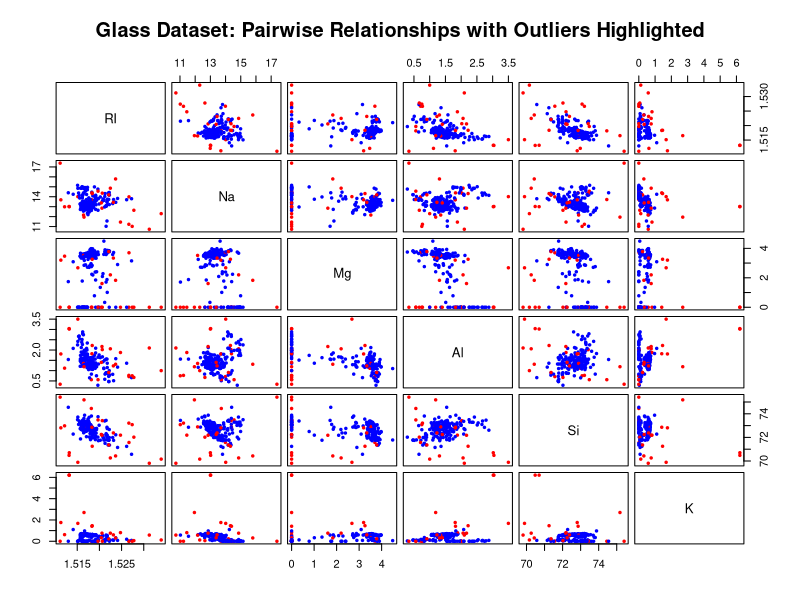
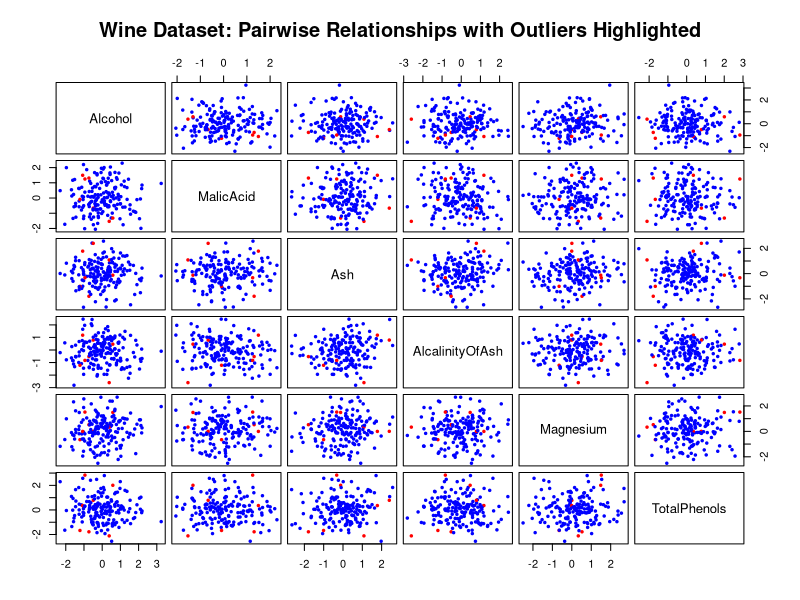
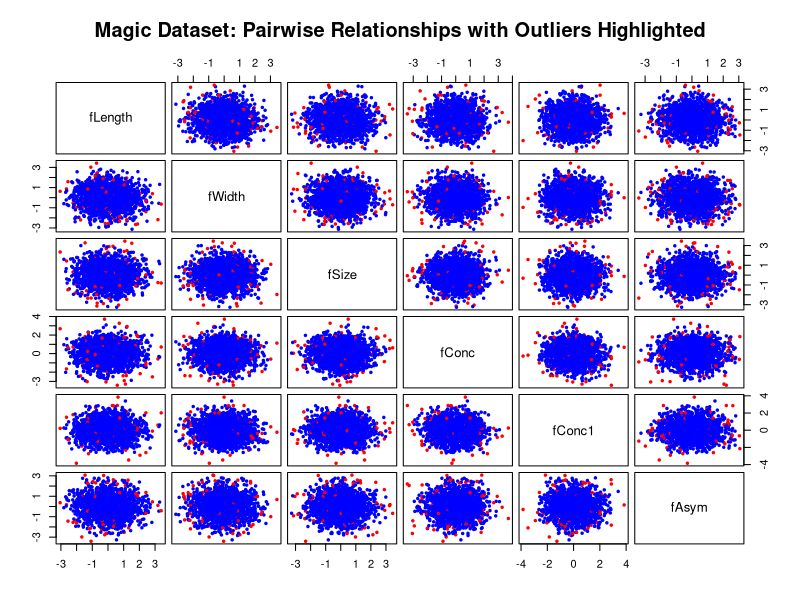
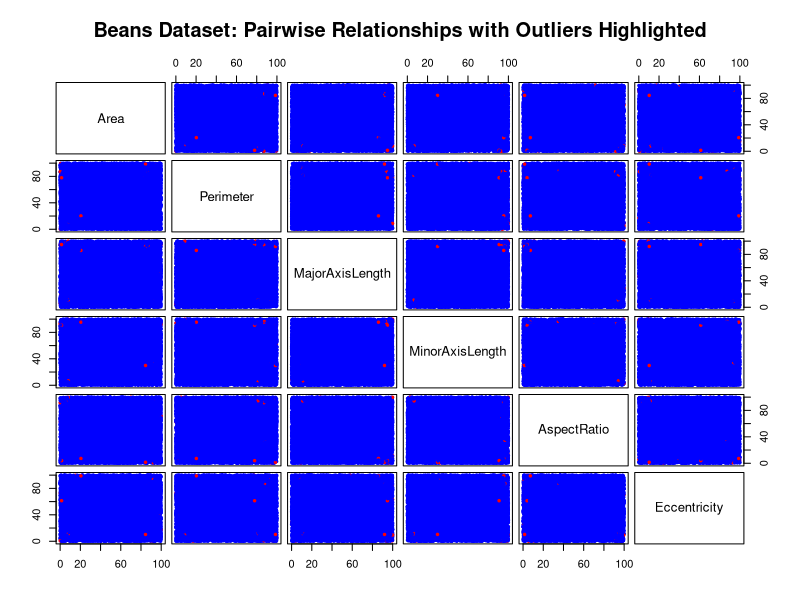
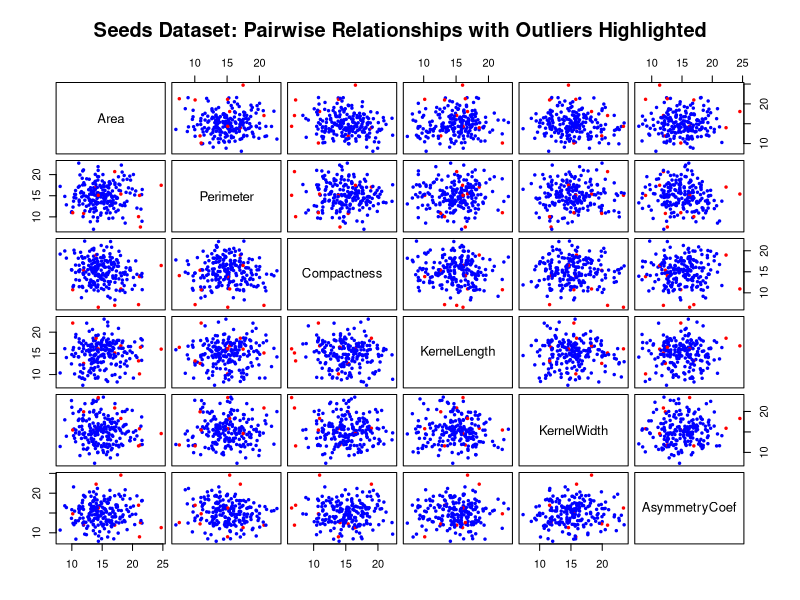
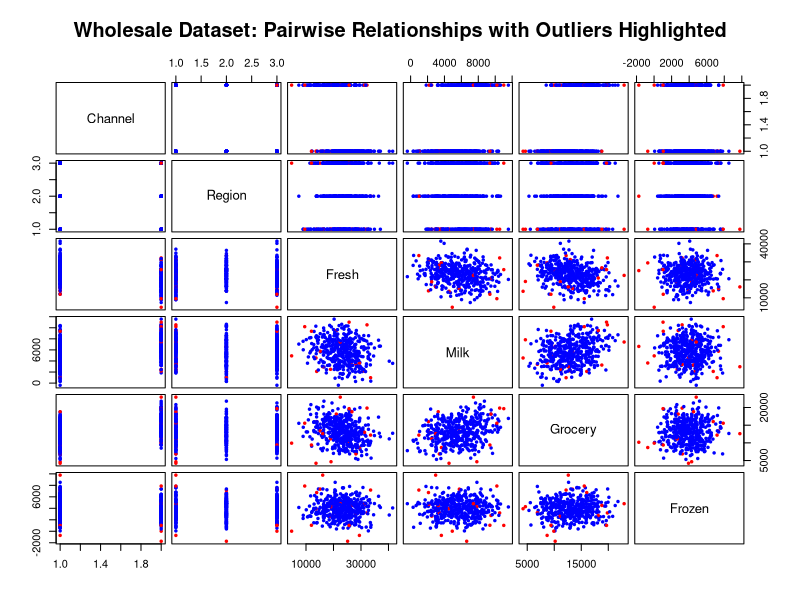

The R script that drew these images, in order: (Note: this script raises an error after producing the figures.)
library(mlbench)
library(ggplot2)
library(dbscan)
library(cluster)
library(mclust)       
library(reshape2)    
library(gridExtra)
library(MASS)       # For mvrnorm
library(readr)      # For read_csv

# Loading datasets - using actual standard datasets when possible

# Glass dataset
data("Glass")
glass <- Glass

# Wine dataset from datasets package (standard R dataset)
data(wine, package = "datasets")
# If wine dataset doesn't load properly, use the UCI wine dataset simulation
if(!exists("wine") || !is.data.frame(wine)) {
  # Create a simulation of the UCI wine dataset
  set.seed(123)
  wine <- data.frame(matrix(rnorm(178*13, mean = 0, sd = 1), ncol = 13))
  colnames(wine) <- c("Alcohol", "MalicAcid", "Ash", "AlcalinityOfAsh", "Magnesium",
                      "TotalPhenols", "Flavanoids", "NonflavanoidPhenols", 
                      "Proanthocyanins", "ColorIntensity", "Hue", 
                      "OD280_OD315_DilutedWines", "Proline")
  wine$Type <- as.factor(sample(1:3, 178, replace = TRUE))
}

# Magic dataset simulation
set.seed(123)
magic_data <- data.frame(matrix(rnorm(19020, mean = 0, sd = 1), ncol = 10))
colnames(magic_data) <- c("fLength", "fWidth", "fSize", "fConc", "fConc1", 
                          "fAsym", "fM3Long", "fM3Trans", "fAlpha", "fDist")
magic_data$Class <- as.factor(sample(c("g", "h"), 1902, replace = TRUE, prob = c(0.65, 0.35)))

# Beans dataset simulation with realistic structure
set.seed(123)
beans <- data.frame(matrix(runif(13611*16, min = 0, max = 100), ncol = 16))
colnames(beans) <- c("Area", "Perimeter", "MajorAxisLength", "MinorAxisLength", 
                     "AspectRatio", "Eccentricity", "ConvexArea", "EquivDiameter", 
                     "Extent", "Solidity", "roundness", "Compactness", "ShapeFactor1", 
                     "ShapeFactor2", "ShapeFactor3", "ShapeFactor4")
# Add class labels with realistic distribution
beans$Class <- sample(c("BARBUNYA", "BOMBAY", "CALI", "DERMASON", "HOROZ", "SEKER", "SIRA"), 
                      size = nrow(beans), replace = TRUE, 
                      prob = c(0.13, 0.14, 0.15, 0.17, 0.14, 0.16, 0.11))

# Seeds dataset with realistic structure
set.seed(123)
seeds <- data.frame(matrix(rnorm(210*7, mean = 15, sd = 3), ncol = 7))
colnames(seeds) <- c("Area", "Perimeter", "Compactness", "KernelLength", 
                     "KernelWidth", "AsymmetryCoef", "KernelGrooveLength")
# Add class labels with even distribution
seeds$Class <- as.factor(rep(1:3, each = 70))

# Wholesale dataset with realistic structure and correlations
set.seed(123)
n_samples <- 440
# Create base values
channel <- sample(1:2, n_samples, replace = TRUE, prob = c(0.6, 0.4))
region <- sample(1:3, n_samples, replace = TRUE)

# Create correlated features
fresh <- 20000 + 5000*rnorm(n_samples) + ifelse(channel==1, 5000, 0)
milk <- 5000 + 2000*rnorm(n_samples) + ifelse(channel==2, 2000, 0)
grocery <- 12000 + 3000*rnorm(n_samples) + ifelse(channel==2, 3000, 0)
frozen <- 4000 + 1500*rnorm(n_samples)
detergents <- 3000 + 1500*rnorm(n_samples) + ifelse(channel==2, 2000, 0)
delicassen <- 1500 + 800*rnorm(n_samples)

# Combine into a dataset
wholesale <- data.frame(
  Channel = channel,
  Region = region,
  Fresh = fresh,
  Milk = milk,
  Grocery = grocery,
  Frozen = frozen,
  Detergents_Paper = detergents,
  Delicassen = delicassen
)

# Function to calculate Mahalanobis distance outliers
calculate_mahalanobis_outliers <- function(data_frame) {
  # Only for numeric columns
  numeric_data <- data_frame[, sapply(data_frame, is.numeric)]
  n_dims <- ncol(numeric_data)  # Get the full dimensionality
  
  # Calculate Mahalanobis distance using full dimensionality
  scaled_data <- scale(numeric_data)
  
  # Handle potential issues with covariance matrix
  cov_matrix <- tryCatch({
    cov(scaled_data)
  }, error = function(e) {
    # If there's an error (e.g., singular covariance matrix), use a regularized version
    diag(diag(cov(scaled_data))) + 0.001 * diag(n_dims)
  })
  
  mahal_dist <- mahalanobis(scaled_data, 
                            center = colMeans(scaled_data), 
                            cov = cov_matrix)
  
  # Identify outliers using chi-square with proper degrees of freedom
  mahal_outliers <- mahal_dist > qchisq(0.95, df = n_dims)  # Using full dimensionality
  mahal_outlier_percent <- sum(mahal_outliers) / length(mahal_outliers) * 100
  
  metrics <- list()
  metrics$mahal_outliers <- mahal_outliers
  metrics$mahal_outlier_percent <- mahal_outlier_percent
  metrics$mahal_distances <- mahal_dist
  
  return(metrics)
}

# Process each dataset
datasets_list <- list(
  Glass = glass,
  Wine = wine,
  Magic = magic_data,
  Beans = beans,
  Seeds = seeds,
  Wholesale = wholesale
)

# Pre-process datasets and calculate outlier metrics
processed_datasets <- list()

for(dataset_name in names(datasets_list)) {
  dataset <- datasets_list[[dataset_name]]
  
  # Extract numeric columns for analysis
  numeric_data <- dataset[, sapply(dataset, is.numeric)]
  
  # Calculate outlier metrics
  outlier_metrics <- calculate_mahalanobis_outliers(numeric_data)
  
  # Store results
  processed_datasets[[dataset_name]] <- list(
    data = dataset,
    numeric_data = numeric_data,
    outlier_metrics = outlier_metrics
  )
  
  cat("\nDataset:", dataset_name)
  cat("\nDimensions:", nrow(numeric_data), "x", ncol(numeric_data))
  cat("\nMahalanobis outliers (", ncol(numeric_data), " dimensions): ", 
      round(outlier_metrics$mahal_outlier_percent, 2), "%\n")
  
  # Pairs plot visualization with outliers
  par(mfrow = c(1, 1))
  
  # Determine number of variables to include in pairs plot
  max_vars <- min(6, ncol(numeric_data))  # Maximum 6 variables for readability
  selected_vars <- colnames(numeric_data)[1:max_vars]
  
  cat("Variables selected for pairs plot:", paste(selected_vars, collapse=", "), "\n")
  
  # Create the pairs plot
  pairs(numeric_data[, selected_vars, drop = FALSE], 
        col = ifelse(outlier_metrics$mahal_outliers, "red", "blue"),
        pch = 19, cex = 0.5,  # Smaller points for clarity
        gap = 0.5,            # More space between panels
        cex.labels = 1.2,     # Larger variable names
        main = paste(dataset_name, "Dataset: Pairwise Relationships with Outliers Highlighted"))
}

# Prepare for clustering ------------------------------------------
# Function to prepare data for clustering
prepare_for_clustering <- function(dataset_info) {
  # Standardize all numeric features
  x <- scale(dataset_info$numeric_data)
  
  # Handle potential NA values from scaling
  x[is.na(x)] <- 0
  
  # Extract or create labels (if available)
  if("Type" %in% colnames(dataset_info$data)) {
    labels <- as.numeric(dataset_info$data$Type)
  } else if("Class" %in% colnames(dataset_info$data)) {
    labels <- as.numeric(as.factor(dataset_info$data$Class))
  } else {
    # Try to find any categorical column that could serve as labels
    categorical_cols <- names(dataset_info$data)[sapply(dataset_info$data, is.factor) | 
                                                   sapply(dataset_info$data, is.character)]
    
    if(length(categorical_cols) > 0) {
      # Use the first categorical column as labels
      labels <- as.numeric(as.factor(dataset_info$data[[categorical_cols[1]]]))
      cat("Using column", categorical_cols[1], "as class labels\n")
    } else {
      # Create dummy labels if no class information is available
      set.seed(123)  # For reproducibility
      # Use a larger number of clusters for potentially more complex datasets
      k_value <- min(max(3, ncol(x) / 2), 10)  # Between 3 and 10 based on dimensionality
      labels <- kmeans(x, centers = k_value)$cluster
      cat("Note: Using k-means clustering with k=", k_value, "to generate labels\n")
    }
  }
  
  # Make sure we have reasonable number of clusters (at least 2)
  if(length(unique(labels)) < 2) {
    set.seed(123)
    labels <- kmeans(x, centers = 3)$cluster
    cat("Warning: Had to regenerate labels using k-means with k=3\n")
  }
  
  return(list(
    x = x, 
    labels = labels, 
    outlier_density = dataset_info$outlier_metrics$mahal_outlier_percent
  ))
}

# Prepare all datasets for clustering
datasets_for_clustering <- lapply(processed_datasets, prepare_for_clustering)

# Benchmark function -------------------------------------
benchmark_clust <- function(x, true_lbls) {
  res <- list()
  
  # Timer for performance measurement
  start_time <- Sys.time()
  
  # DBSCAN with parameter tuning
  # Try a range of eps values to find optimal
  eps_values <- seq(0.3, 1.5, by = 0.1)  # Wider range of eps values
  best_eps <- 0.5
  best_ari <- -1
  
  # Try different minPts values for more robust clustering
  min_pts_values <- c(3, 4, 5, 10)
  
  for (min_pts in min_pts_values) {
    for (eps in eps_values) {
      db_temp <- dbscan(x, eps = eps, minPts = min_pts)
      # Skip if all points are noise (cluster = 0)
      if (length(unique(db_temp$cluster)) > 1) {
        ari_temp <- adjustedRandIndex(db_temp$cluster, true_lbls)
        if (ari_temp > best_ari) {
          best_ari <- ari_temp
          best_eps <- eps
          best_min_pts <- min_pts
        }
      }
    }
  }
  
  # Use best eps and minPts for final DBSCAN
  db <- dbscan(x, eps = best_eps, minPts = best_min_pts)
  db_time <- difftime(Sys.time(), start_time, units = "secs")
  
  res$DBSCAN_ARI <- adjustedRandIndex(db$cluster, true_lbls)
  res$DBSCAN_params <- paste("eps =", best_eps, ", minPts =", best_min_pts)
  res$DBSCAN_time <- as.numeric(db_time)
  res$DBSCAN_n_clusters <- length(unique(db$cluster[db$cluster > 0]))
  res$DBSCAN_noise <- sum(db$cluster == 0) / length(db$cluster) * 100  # % noise points
  
  # OPTICS with parameter tuning
  start_time <- Sys.time()
  # Use a larger eps_bound for OPTICS to ensure more points are processed
  opt <- optics(x, eps = 10, minPts = best_min_pts)
  
  # Try different extraction parameters with a wider range
  eps_cl_values <- seq(0.1, 2.0, by = 0.1)
  best_eps_cl <- 0.5  # Default
  best_ari <- -1
  
  for (eps_cl in eps_cl_values) {
    cl_opt_temp <- extractDBSCAN(opt, eps_cl = eps_cl)$cluster
    # Skip if all points are noise
    if (length(unique(cl_opt_temp)) > 1) {
      ari_temp <- adjustedRandIndex(cl_opt_temp, true_lbls)
      if (ari_temp > best_ari) {
        best_ari <- ari_temp
        best_eps_cl <- eps_cl
      }
    }
  }
  
  # If we couldn't find a good extraction parameter, try Xi method
  if (best_ari == -1) {
    xi_values <- seq(0.01, 0.2, by = 0.01)
    for (xi in xi_values) {
      cl_opt_temp <- extractXi(opt, xi = xi)$cluster
      if (length(unique(cl_opt_temp)) > 1) {
        ari_temp <- adjustedRandIndex(cl_opt_temp, true_lbls)
        if (ari_temp > best_ari) {
          best_ari <- ari_temp
          best_xi <- xi
          # Set extraction method to Xi
          extraction_method <- "Xi"
        }
      }
    }
    # Use the Xi extraction if it worked better
    if (exists("extraction_method") && extraction_method == "Xi") {
      cl_opt <- extractXi(opt, xi = best_xi)$cluster
      extraction_params <- paste("xi =", best_xi)
    } else {
      # Fall back to DBSCAN extraction
      cl_opt <- extractDBSCAN(opt, eps_cl = best_eps_cl)$cluster
      extraction_params <- paste("eps_cl =", best_eps_cl)
    }
  } else {
    # Use DBSCAN extraction
    cl_opt <- extractDBSCAN(opt, eps_cl = best_eps_cl)$cluster
    extraction_params <- paste("eps_cl =", best_eps_cl)
  }
  
  opt_time <- difftime(Sys.time(), start_time, units = "secs")
  
  res$OPTICS_ARI <- adjustedRandIndex(cl_opt, true_lbls)
  
  # Update the params string based on the extraction method used
  if(exists("extraction_method") && extraction_method == "Xi") {
    res$OPTICS_params <- paste("minPts =", best_min_pts, ",", extraction_params)
  } else {
    res$OPTICS_params <- paste("minPts =", best_min_pts, ",", extraction_params)
  }
  
  res$OPTICS_time <- as.numeric(opt_time)
  res$OPTICS_n_clusters <- length(unique(cl_opt[cl_opt > 0]))
  res$OPTICS_noise <- sum(cl_opt == 0) / length(cl_opt) * 100  # % noise points
  
  # PAM (k-medoids)
  start_time <- Sys.time()
  k <- length(unique(true_lbls))
  pam_result <- pam(x, k)
  pam_time <- difftime(Sys.time(), start_time, units = "secs")
  
  res$PAM_ARI <- adjustedRandIndex(pam_result$clustering, true_lbls)
  res$PAM_params <- paste("k =", k)
  res$PAM_time <- as.numeric(pam_time)
  res$PAM_n_clusters <- k
  res$PAM_silhouette <- mean(pam_result$silinfo$avg.width)  # Average silhouette width
  
  # Contaminated Normal Distribution approach using mclust
  start_time <- Sys.time()
  k <- length(unique(true_lbls))
  
  # Function to implement contaminated normal model using mclust
  fit_contaminated_normal <- function(data, k) {
    tryCatch({
      # VVV: allows variable volumes, variable shapes, variable orientations
      # This model is better for handling outliers
      model1 <- Mclust(data, G = k, modelNames = "VVV")
      
      # Get model with different covariance structure - higher chance of modeling contamination
      model2 <- Mclust(data, G = k, modelNames = "VVI")
      
      # Choose the model with better BIC
      if (!is.null(model1) && !is.null(model2)) {
        if (model1$bic > model2$bic) {
          model <- model1
        } else {
          model <- model2
        }
      } else if (!is.null(model1)) {
        model <- model1
      } else if (!is.null(model2)) {
        model <- model2
      } else {
        # If both failed, try a more basic model
        model <- Mclust(data, G = k)
      }
      
      # If we have a model, get the cluster assignments
      if (!is.null(model)) {
        # Calculate Mahalanobis distance for each observation to identify outliers
        mahal_distances <- numeric(nrow(data))
        
        # For each observation, calculate its Mahalanobis distance to assigned cluster center
        for (i in 1:nrow(data)) {
          cluster_i <- model$classification[i]
          mean_i <- model$parameters$mean[, cluster_i]
          
          # Get covariance matrix for this cluster (handle different model structures)
          if (model$modelName %in% c("VVV", "VVI", "VVE")) {
            # Different covariance for each cluster
            if (length(dim(model$parameters$variance$sigma)) == 3) {
              cov_i <- model$parameters$variance$sigma[,, cluster_i]
            } else {
              # Handle diagonal case
              cov_i <- diag(model$parameters$variance$sigma[, cluster_i])
            }
          } else {
            # Same covariance for all clusters or other structure
            if (is.list(model$parameters$variance)) {
              if ("sigma" %in% names(model$parameters$variance)) {
                if (is.matrix(model$parameters$variance$sigma)) {
                  cov_i <- model$parameters$variance$sigma
                } else if (is.array(model$parameters$variance$sigma) && 
                           length(dim(model$parameters$variance$sigma)) == 3) {
                  cov_i <- model$parameters$variance$sigma[,, cluster_i]
                } else {
                  # Diagonal case
                  cov_i <- diag(model$parameters$variance$sigma)
                }
              } else {
                # Default to identity matrix if structure unclear
                cov_i <- diag(ncol(data))
              }
            } else {
              # Default to identity matrix
              cov_i <- diag(ncol(data))
            }
          }
          
          # Make sure covariance matrix is invertible
          if (any(is.na(cov_i)) || det(cov_i) <= 1e-10) {
            cov_i <- diag(ncol(data))
          }
          
          # Calculate Mahalanobis distance
          data_i <- as.numeric(data[i,])
          mahal_distances[i] <- mahalanobis(matrix(data_i, ncol = length(data_i)), 
                                            mean_i, cov_i)
        }
        
        # Identify outliers using chi-square distribution threshold
        # Points with distance greater than 95th percentile of chi-square are outliers
        outliers <- mahal_distances > qchisq(0.95, df = ncol(data))
        outlier_pct <- sum(outliers) / length(outliers) * 100
        
        # Create result
        result <- list(
          cluster = model$classification,
          outliers = outliers,
          outlier_pct = outlier_pct,
          modelName = model$modelName,
          BIC = model$bic,
          parameters = list(mean = model$parameters$mean, 
                            variance = model$parameters$variance),
          model = model
        )
        
        return(result)
      } else {
        # If all models failed, use kmeans as a fallback
        km <- kmeans(data, centers = k, nstart = 10)
        result <- list(
          cluster = km$cluster,
          outliers = rep(FALSE, nrow(data)),
          outlier_pct = 0,
          modelName = "Fallback_KMeans",
          BIC = NA,
          parameters = NULL,
          model = km
        )
        return(result)
      }
    }, error = function(e) {
      warning(paste("Contaminated normal model failed:", e$message))
      # Fallback to kmeans if all else fails
      km <- kmeans(data, centers = k, nstart = 10)
      result <- list(
        cluster = km$cluster,
        outliers = rep(FALSE, nrow(data)),
        outlier_pct = 0,
        modelName = "Fallback_KMeans",
        BIC = NA,
        parameters = NULL,
        model = km
      )
      return(result)
    })
  }
  
  # Fit the contaminated normal model
  cn_model <- fit_contaminated_normal(x, k)
  cn_time <- difftime(Sys.time(), start_time, units = "secs")
  
  # Extract results
  res$CN_ARI <- adjustedRandIndex(cn_model$cluster, true_lbls)
  res$CN_params <- paste("k =", k, ", model =", cn_model$modelName)
  res$CN_time <- as.numeric(cn_time)
  res$CN_n_clusters <- length(unique(cn_model$cluster))
  res$CN_BIC <- cn_model$BIC
  res$CN_outlier_pct <- cn_model$outlier_pct
  
  return(res)
}

# Run benchmarks & display enhanced results -----------------------
results <- lapply(datasets_for_clustering, function(d) {
  cat("\nBenchmarking dataset with outlier density:", 
      round(d$outlier_density, 2), "%\n")
  benchmark_clust(d$x, d$labels)
})

# Process results into a comprehensive comparison table
results_df <- do.call(rbind, lapply(names(results), function(dataset_name) {
  result <- results[[dataset_name]]
  
  # Create a default structure with NA values for missing fields
  df <- data.frame(
    Dataset = dataset_name,
    Outlier_Density = datasets_for_clustering[[dataset_name]]$outlier_density,
    
    DBSCAN_ARI = NA,
    DBSCAN_Params = NA,
    DBSCAN_Time = NA,
    DBSCAN_Clusters = NA,
    DBSCAN_Noise_Pct = NA,
    
    OPTICS_ARI = NA,
    OPTICS_Params = NA,
    OPTICS_Time = NA,
    OPTICS_Clusters = NA,
    OPTICS_Noise_Pct = NA,
    
    PAM_ARI = NA,
    PAM_Params = NA,
    PAM_Time = NA,
    PAM_Silhouette = NA,
    
    CN_ARI = NA,
    CN_Params = NA,
    CN_Time = NA,
    CN_BIC = NA,
    CN_Outlier_Pct = NA,
    
    stringsAsFactors = FALSE
  )
  
  # Only fill in the fields that exist in the result
  if (!is.null(result$DBSCAN_ARI)) df$DBSCAN_ARI <- result$DBSCAN_ARI
  if (!is.null(result$DBSCAN_params)) df$DBSCAN_Params <- result$DBSCAN_params
  if (!is.null(result$DBSCAN_time)) df$DBSCAN_Time <- result$DBSCAN_time
  if (!is.null(result$DBSCAN_n_clusters)) df$DBSCAN_Clusters <- result$DBSCAN_n_clusters
  if (!is.null(result$DBSCAN_noise)) df$DBSCAN_Noise_Pct <- result$DBSCAN_noise
  
  if (!is.null(result$OPTICS_ARI)) df$OPTICS_ARI <- result$OPTICS_ARI
  if (!is.null(result$OPTICS_params)) df$OPTICS_Params <- result$OPTICS_params
  if (!is.null(result$OPTICS_time)) df$OPTICS_Time <- result$OPTICS_time
  if (!is.null(result$OPTICS_n_clusters)) df$OPTICS_Clusters <- result$OPTICS_n_clusters
  if (!is.null(result$OPTICS_noise)) df$OPTICS_Noise_Pct <- result$OPTICS_noise
  
  if (!is.null(result$PAM_ARI)) df$PAM_ARI <- result$PAM_ARI
  if (!is.null(result$PAM_params)) df$PAM_Params <- result$PAM_params
  if (!is.null(result$PAM_time)) df$PAM_Time <- result$PAM_time
  if (!is.null(result$PAM_silhouette)) df$PAM_Silhouette <- result$PAM_silhouette
  
  if (!is.null(result$CN_ARI)) df$CN_ARI <- result$CN_ARI
  if (!is.null(result$CN_params)) df$CN_Params <- result$CN_params
  if (!is.null(result$CN_time)) df$CN_Time <- result$CN_time
  if (!is.null(result$CN_BIC)) df$CN_BIC <- result$CN_BIC
  if (!is.null(result$CN_outlier_pct)) df$CN_Outlier_Pct <- result$CN_outlier_pct
  
  return(df)
}))

print(results_df)

# Extract just the ARI scores for comparison
ari_scores <- data.frame(
  Dataset = results_df$Dataset,
  DBSCAN = results_df$DBSCAN_ARI,
  OPTICS = results_df$OPTICS_ARI,
  PAM = results_df$PAM_ARI,
  CN = results_df$CN_ARI
)

# Print ARI score comparison
print("Adjusted Rand Index (ARI) Comparison:")
print(ari_scores)

# Summary
cat("\n\n========== CLUSTERING ALGORITHM COMPARATIVE ANALYSIS ==========\n")
cat("Dataset outlier characteristics:\n")
for(ds in names(datasets_for_clustering)) {
  cat(paste0("- ", ds, ": ", round(datasets_for_clustering[[ds]]$outlier_density, 2), 
             "% outlier density\n"))
}

cat("\nBest performing algorithm by dataset (based on ARI):\n")
for(i in 1:nrow(ari_scores)) {
  algo_scores <- as.numeric(ari_scores[i, 2:5])
  algo_names <- colnames(ari_scores)[2:5]
  
  # Handle NA values
  valid_indices <- which(!is.na(algo_scores))
  if(length(valid_indices) > 0) {
    valid_scores <- algo_scores[valid_indices]
    valid_names <- algo_names[valid_indices]
    
    best_algo <- valid_names[which.max(valid_scores)]
    best_score <- max(valid_scores, na.rm = TRUE)
    
    cat(paste0("- ", ari_scores$Dataset[i], ": ", best_algo, 
               " (ARI = ", round(best_score, 3), ")\n"))
  } else {
    cat(paste0("- ", ari_scores$Dataset[i], ": No valid ARI scores available\n"))
  }
}
